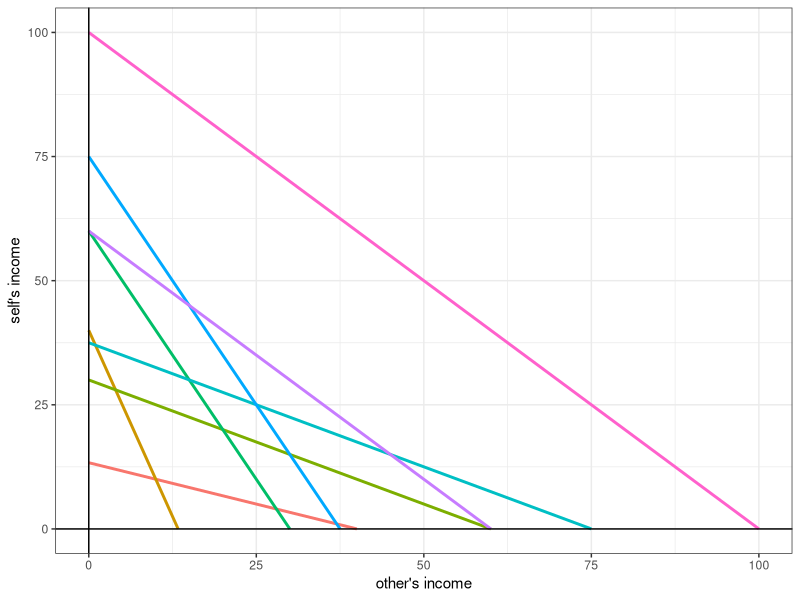

The R script that drew this image:
## ---- chunk 1
knitr::opts_chunk$set(echo = TRUE,warning = FALSE,message=FALSE,cache=TRUE)
## ---- chunk 2

library(dplyr)
library(ggplot2)
library(tidyr)

params<-data.frame((read.csv("AV2001parameters.csv")))
D<-read.csv("AV2001choices.csv")

D$id<-D$X

Keep<-(data.frame(D)
        %>% gather(Decision,keep,keep1:keep8)
        %>% mutate(Decision=(as.numeric(gsub("keep", "", Decision)))
                             )
)


knitr::kable((params))
## ---- chunk 3
params<-(params
         %>% mutate(
           maxSelf=income/pSelf,
           maxOther=income/pOther
         )
         )

(ggplot(params,aes(color=as.factor(X)))
  +geom_segment(aes(y=(income/pSelf),x=0,yend=0,xend=(income/pOther)),size=1)
  +theme_bw()
  +geom_hline(yintercept=0)
  +geom_vline(xintercept=0)
  +xlab("other's income")+ylab("self's income")
  +theme(legend.position="none")
)
## ---- chunk 4


params<-params %>% mutate(selfish=-1,PC=-1,PS=-1)

for (xx in unique(params$X)) {
  
  d<-params %>% filter(X==xx)
  pass<-0:d$income
  KeepGrid<-d$income-pass
  
  self<-(d$income-pass)/d$pSelf
  other<-pass/d$pOther
  
  Payoffselfish<-self
  Selfish<-KeepGrid[which.max(Payoffselfish)]
  
  PayoffPS<-self + other
  PS<-KeepGrid[which.max(PayoffPS)]
  
  PayoffPC<-self*(self<=other)+other*(self>other)
  PC<-KeepGrid[which.max(PayoffPC)]
  
  params[xx,]$selfish<-Selfish
  params[xx,]$PS<-PS
  params[xx,]$PC<-PC
  
  
  
}


SSR<- (Keep  %>% left_join(params %>% mutate(Decision=X) ,by="Decision")
  %>% mutate(resid2_selfish=(selfish-keep)^2,
             resid2_PC=(PC-keep)^2,
             resid2_PS=(PS-keep)^2,
             )
 %>% group_by(id)
 %>% summarize(SSR_selfish=sum(resid2_selfish),
               SSR_PC=sum(resid2_PC),
               SSR_PS=sum(resid2_PS))
)

TypeList<-c("Selfish","PC","PS")

SSR$type<-TypeList[apply(SSR %>% select(SSR_selfish,SSR_PC,SSR_PS),1,FUN=which.min)]
SSR<-(SSR %>% mutate(Perfect = (SSR_selfish*SSR_PC*SSR_PS)==0)
 %>% group_by(type,Perfect)
 %>% summarize(count = n())
)


knitr::kable(SSR)



